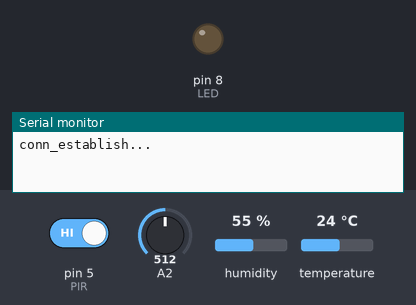
Recording of a sketch running on a simulated Arduino Uno, built with avr-gcc and run on an emulated ATmega328P. Shown: output pins drawn as LEDs (lit = HIGH), the last lines printed to the serial monitor. The test bench sets the inputs (shaded band); at power-on: pin 5 (PIR) HIGH, A2 = 512, humidity 55 %, temperature 24 °C. The modem accepts every AT command (registered, SIM ready, sends succeed) and sends nothing else.

Above: at 0.1 s.
At 20.2 s:
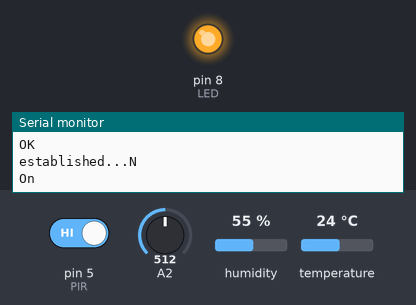
Timing chart, 0 to 21.7 s (numbered marks = the images above):
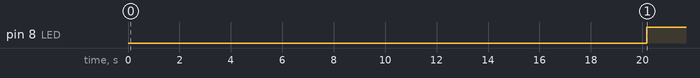

The sketch:

sen_nod.ino
```cpp
#include <Arduino.h>


// temp=A0  pir=5  buzzer=6  ldr=A2 reedswitch=6
#include <dht.h>
#include <SoftwareSerial.h>

#define DHT11_PIN 7
#define DEBUG true

dht DHT;
SoftwareSerial esp8266(2, 3);
//*************PIR Start******************//
int PIR = 5; //PIR Sensor
int buzzer = 6;
//*************LDR Start******************//
int LDR = 7;
int LDRvalue = 0;
int light_sensitivity = 500;
int LED = 8;
int RS = 6;
int LED1 = 8;
int Reedswitch;
String Data = "";
String Object = "";
String b1 = ""; //PIR Sensor
String c1 = ""; //LDR Sensor
String d1 = ""; //Reed Switch

double Temperature, Humidity; String Temp = " ";
String Hum = " ";

void setup()
{
  pinMode(buzzer , OUTPUT);//PIR Sensor
  pinMode(PIR , INPUT);//PIR Sensor
  pinMode(RS, INPUT); //Reed Switch
  pinMode(LED, OUTPUT); //LED
  pinMode(LDR, INPUT); //LDR Sensor
  pinMode(LED1, OUTPUT); //Reed Switch Sensor
  Serial.begin(9600);
  esp8266.begin(9600);
  conn_establish();
}

void loop()
{
  test();
  send_info();
}
void conn_establish()
{
  Serial.print("conn_establish...");
  sendData("AT+RST\r\n", 3000, DEBUG); // reset module
  sendData("AT+CWMODE=1\r\n", 3000, DEBUG); // configure as access point
  sendData("AT+CWLAP\r\n", 3000, DEBUG);
  sendData("AT+CWJAP=\"lcAPtest\",\"sollamaten\"\r\n", 5000, DEBUG);
  //  sendData("AT+CWJAP=\"LC\",\"timepass\"\r\n", 5000, DEBUG);
  sendData("AT+CIFSR\r\n", 3000, DEBUG);
  sendData("AT+CIPMUX=1\r\n", 3000, DEBUG); // configure for multiple connections
  Serial.print("established...");
}

String sendData(String command, const int timeout, boolean debug)
{
  String response = "";
  esp8266.print(command); // send the read character to the esp8266
  long int time = millis();
  while ( (time + timeout) > millis())
  {
    while (esp8266.available())
    {
      // The esp has data so display its output to the serial window
      char c = esp8266.read(); // read the next character.
      response += c;
    }
  }
  if (debug == true)
  {
    Serial.print(response);

  }
  if (debug == false)
  {
  }

  return response;
}

void sendHTTPRequest(int connectionId, String content)
{
  // build HTTP request
  String httpRequest;
  httpRequest = "GET /iot/iot.php?DATA=" + Temp +  "&PIR=" + b1 + "&LDR=" + c1 + "&REEDSWITCH=" + d1 + " HTTP/1.1 \r\n";
  httpRequest += "Host:172.24.1.1";
  httpRequest += "\r\n\r\n";
  sendCIPData(connectionId, httpRequest);
}

void sendCIPData(int connectionId, String data)
{
  int stat = 0;
  String cipbuf = "";
  String cipSend = "AT+CIPSEND=";
  cipSend += connectionId;
  cipSend += ",";
  cipSend += data.length();
  cipSend += "\r\n";
  ///////////////////////////////////////////////////////////////
  esp8266.print(cipSend); // send the read character to the esp8266
  while (esp8266.available())
  {
    // The esp has data so display its output to the serial window
    char c = esp8266.read(); // read the next character.
    if (c == '>')
      stat = 1;
    cipbuf += c;
  }
  Serial.println(cipbuf);
  if (stat == 1)
  {
    sendData(data, 7000, DEBUG);
  }
  else
  {
    Serial.println("Error sending data");
  }
}

void send_info()
{
  String packet = "";
  //*************************WSN01******************************
  packet = "0," + Temp + "," + Hum + "," + b1 + "," + c1 + ",WSN01" + ",FE";
  sendData("AT+CIPSTART=0,\"TCP\",\"172.24.1.1\",117\r\n", 5000, DEBUG);
  sendCIPData(0, packet);
  sendData("AT+CIPCLOSE=0\r\n", 3000, DEBUG);
  Data = "";
  //*************************WSN02******************************
//    packet="0,"+Temp+","+Hum+","+b1+","+c1+",WSN02"+",FE";
//    sendData("AT+CIPSTART=1,\"TCP\",\"172.24.1.1\",117\r\n", 5000, DEBUG);
//    sendCIPData(1,packet);
//    sendData("AT+CIPCLOSE=0\r\n", 3000, DEBUG);
//    Data = "";
  //*************************WSN03******************************
//    packet="0,"+Temp+","+Hum+","+b1+","+c1+",WSN03"+",FE";
//    sendData("AT+CIPSTART=2,\"TCP\",\"172.24.1.1\",117\r\n", 5000, DEBUG);
//    sendCIPData(2,packet);
//    sendData("AT+CIPCLOSE=0\r\n", 3000, DEBUG);
//    Data = "";
  //*************************WSN04******************************
//    packet="0,"+Temp+","+Hum+","+b1+","+c1+",WSN04"+",FE";
//    sendData("AT+CIPSTART=3,\"TCP\",\"172.24.1.1\",117\r\n", 5000, DEBUG);
//    sendCIPData(3,packet);
//    sendData("AT+CIPCLOSE=0\r\n", 3000, DEBUG);
//    Data = "";
  //*************************WSN05******************************
  //  packet="0,"+Temp+","+Hum+","+b1+","+c1+",WSN05"+",FE";
  //  sendData("AT+CIPSTART=4,\"TCP\",\"172.24.1.1\",117\r\n", 5000, DEBUG);
  //  sendCIPData(4,packet);
  //  sendData("AT+CIPCLOSE=0\r\n", 3000, DEBUG);
  //  Data = "";
}


void test()
{
  //********************TEMPERATURE Start***********************

  //  int t = analogRead(A0);
  //  int t_value = t *4.88 / 10;
  //  Data = (String)t_value;
  //  Serial.println(Data);

  //DHT***************************************
  int chk = DHT.read11(DHT11_PIN);
  Temperature = DHT.temperature;
  Humidity = DHT.humidity;
  Temp = (String) Temperature;
  Hum = (String) Humidity;

  //**********************PIR Start***********************************
  //  Object b1=(String)PIR;
  int PIRvalue = 0;

  PIRvalue = digitalRead(PIR);
  if (PIRvalue == LOW)
  {
    b1 = "Y";
    digitalWrite(buzzer, LOW);
  }
  else
  {
    b1 = "N";
    digitalWrite(buzzer, HIGH);
    delay(50);
    digitalWrite(buzzer, LOW);
  }
  Serial.println(b1);
  //**********************PIR End***********************************


  //************************LDR Start************************************

  LDRvalue = analogRead(A2);
  if (LDRvalue > light_sensitivity)
  {
    c1 = "On";
    digitalWrite(LED, HIGH);
  }
  else
  {
    c1 = "Of";
    digitalWrite(LED, LOW);
  }
  Serial.println(c1);
  //************************LDR End*******************************

  //***********************Reed switch Start**********************
//  Reedswitch = digitalRead(RS);
//  if (Reedswitch == HIGH )
//  {
//    d1 = "On";
//    digitalWrite(LED1, HIGH);
//  }
//  else
//  {
//    d1 = "Off";
//    digitalWrite(LED1, LOW);
//  }
//  Serial.println(d1);
}
```

Measured:
- by itself, pin 8 (LED): LOW → HIGH at 20.2 s
